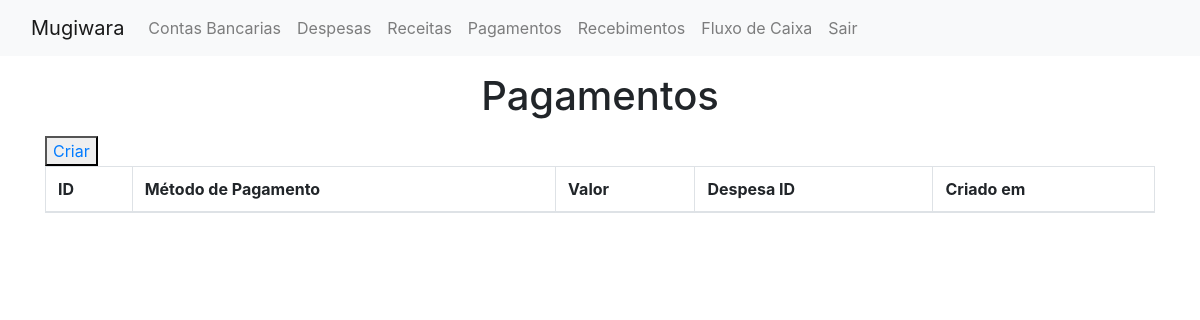
Page /show_pagamentos on the earlier database version.
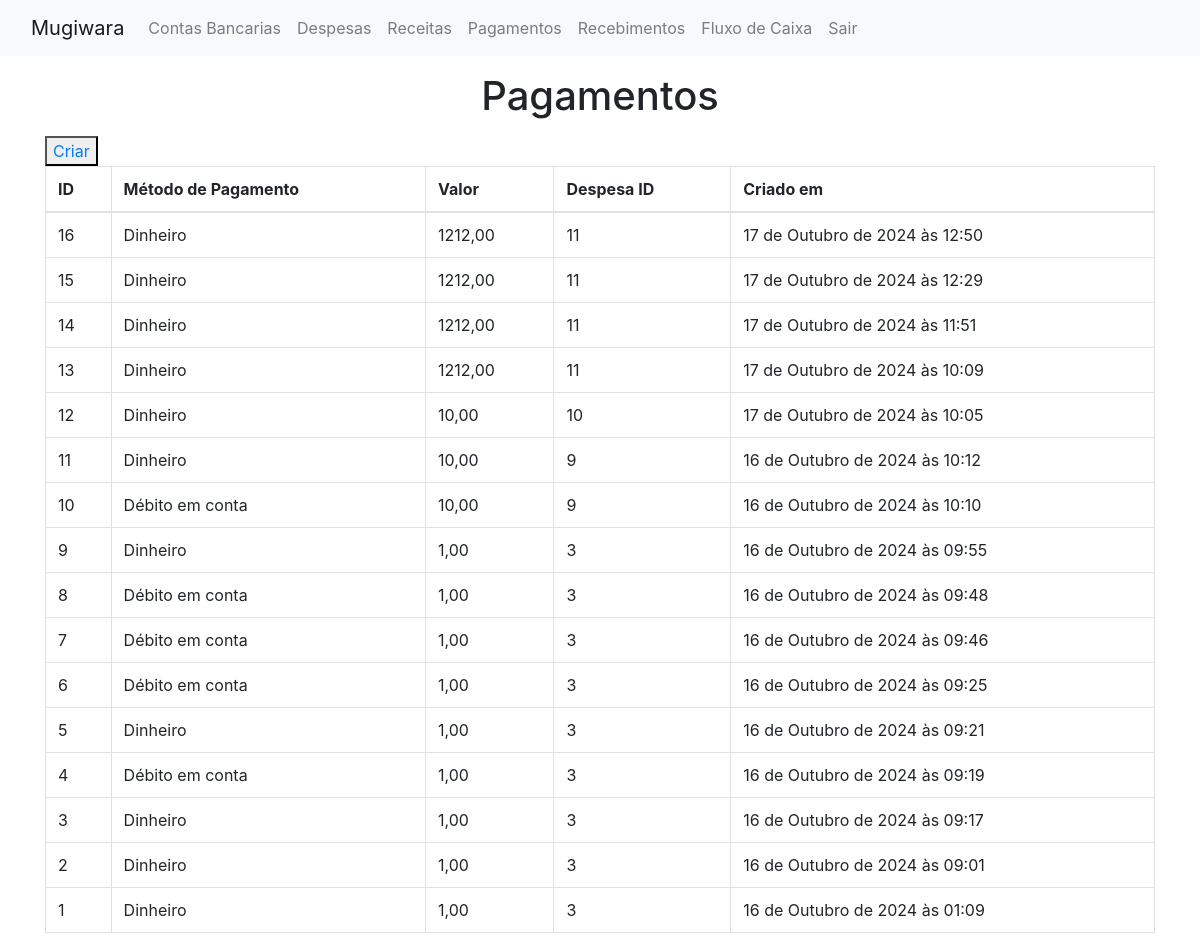
Same page on the later database version.
### mugiwara/models/pagamento.py (models this page shows, shortened)
class pagamento(models.Model):
    class  metodos_pagamento(models.IntegerChoices):
        DINHEIRO = 1, "Dinheiro"
        DEBITO  = 2, "Débito em conta"
    valor_pago = models.DecimalField(decimal_places=2, max_digits=9, auto_created=True)
    metodo_pagamento = models.IntegerField(
        choices = metodos_pagamento,
        default = metodos_pagamento.DINHEIRO,
    )
    created_at  =  models.DateTimeField(auto_now_add=True, auto_created=True)
    despesa_id = models.ForeignKey(
        despesa,
        on_delete =  models.CASCADE
    )
    conta_bancaria_id  = models.ForeignKey(
        conta_bancaria,
        on_delete = models.SET_NULL,
        null = True,
        blank = True
    )
    class Meta:
        ordering = ['-created_at']

### mugiwara/models/despesa.py (models this page shows, shortened)
class despesa(models.Model):
    class status_choices(models.IntegerChoices):
        ABERTO = 1, "Em Aberto"
        PAGO = 2, "Pago"
    class categoria_choices(models.IntegerChoices):
        C1 = 1, "Categoria 1"
        C2 = 2, "Categoria 2"
        C3 = 3, "Categoria 3"
        C4 = 4, "Categoria 4"
    descricao = models.TextField()
    data_vencimento = models.DateField(auto_now=False, auto_now_add=False)
    valor = models.DecimalField(decimal_places=2, max_digits=9)
    categoria = models.IntegerField(
        choices = categoria_choices,
        default = categoria_choices.C1
    )
    status = models.IntegerField(
        choices = status_choices,
        default = status_choices.ABERTO
    )
    created_at = models.DateTimeField(auto_now_add=True, auto_created=True)
    class Meta:
        ordering = ['-created_at']

### mugiwara/views.py (the view)
# urls.py: path('show_pagamentos', views.showPagamentoView, name='show_pagamentos'),
def showPagamentoView(request):
    pagamentos = pagamento.objects.all()
    context = {
        'pagamentos': pagamentos
    }
    return render(request, 'mugiwara/show_pagamentos.html', context)

### mugiwara/templates/mugiwara/show_pagamentos.html (shortened to what this page needs)
{% extends 'layout.html' %}
{% block content %}
<div class="container">
<h1 class="text-center mt-3 mb-3">Pagamentos</h1>
<button><a href="{% url 'show_despesa' %}">Criar</a></button>
<table class="table table-bordered">
   <thead>
     <tr>
       <th scope="col">ID</th>
       <th scope="col">Método de Pagamento</th>
       <th scope="col">Valor</th>
       <th scope="col">Despesa ID</th>
       <th scope="col">Criado em</th>
     </tr>
   </thead>
   <tbody>
   {% for pagamento in pagamentos %}
     <tr>
       <td>{{pagamento.id}}</td>
       <td>{{pagamento.get_metodo_pagamento_display}}</td>
       <td>{{pagamento.valor_pago}}</td>
       <td>{{pagamento.despesa_id.id}}</td>
       <td>{{pagamento.created_at}}</td>
     </tr>
   {% endfor %}
   </tbody>
 </table>
</div>
{% endblock %}

Differences in the rows shown:
added pagamento: id "16", metodo_pagamento "Dinheiro", valor_pago "1212,00", despesa_id.id "11", created_at "17 de Outubro de 2024 às 12:50"
added pagamento: id "15", metodo_pagamento "Dinheiro", valor_pago "1212,00", despesa_id.id "11", created_at "17 de Outubro de 2024 às 12:29"
added pagamento: id "14", metodo_pagamento "Dinheiro", valor_pago "1212,00", despesa_id.id "11", created_at "17 de Outubro de 2024 às 11:51"
added pagamento: id "13", metodo_pagamento "Dinheiro", valor_pago "1212,00", despesa_id.id "11", created_at "17 de Outubro de 2024 às 10:09"
added pagamento: id "12", metodo_pagamento "Dinheiro", valor_pago "10,00", despesa_id.id "10", created_at "17 de Outubro de 2024 às 10:05"
added pagamento: id "11", metodo_pagamento "Dinheiro", valor_pago "10,00", despesa_id.id "9", created_at "16 de Outubro de 2024 às 10:12"
added pagamento: id "10", metodo_pagamento "Débito em conta", valor_pago "10,00", despesa_id.id "9", created_at "16 de Outubro de 2024 às 10:10"
added pagamento: id "9", metodo_pagamento "Dinheiro", valor_pago "1,00", despesa_id.id "3", created_at "16 de Outubro de 2024 às 09:55"
added pagamento: id "8", metodo_pagamento "Débito em conta", valor_pago "1,00", despesa_id.id "3", created_at "16 de Outubro de 2024 às 09:48"
added pagamento: id "7", metodo_pagamento "Débito em conta", valor_pago "1,00", despesa_id.id "3", created_at "16 de Outubro de 2024 às 09:46"
added pagamento: id "6", metodo_pagamento "Débito em conta", valor_pago "1,00", despesa_id.id "3", created_at "16 de Outubro de 2024 às 09:25"
added pagamento: id "5", metodo_pagamento "Dinheiro", valor_pago "1,00", despesa_id.id "3", created_at "16 de Outubro de 2024 às 09:21"
added pagamento: id "4", metodo_pagamento "Débito em conta", valor_pago "1,00", despesa_id.id "3", created_at "16 de Outubro de 2024 às 09:19"
added pagamento: id "3", metodo_pagamento "Dinheiro", valor_pago "1,00", despesa_id.id "3", created_at "16 de Outubro de 2024 às 09:17"
added pagamento: id "2", metodo_pagamento "Dinheiro", valor_pago "1,00", despesa_id.id "3", created_at "16 de Outubro de 2024 às 09:01"
added pagamento: id "1", metodo_pagamento "Dinheiro", valor_pago "1,00", despesa_id.id "3", created_at "16 de Outubro de 2024 às 01:09"
